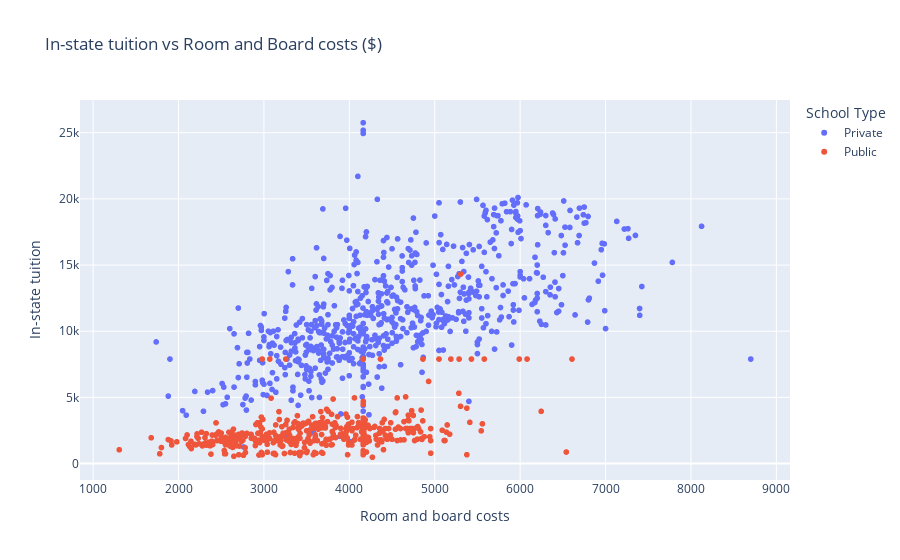

Notebook code for this chart:
### Code cell
a = 'Room and board costs'
b = 'In-state tuition'
c = 'School Type'
d = 'Out-of-state tuition'
e = 'Type  (I, IIA, or IIB)'
f = 'Average Combined SAT score'
g = 'Average ACT score'
h = 'Average salary - all ranks'
i = 'Average compensation - all ranks'

df = us_news__aaup[[a,b,c,d,e,f,g,h,i]]

fig = px.scatter(df, x=a, y=b, color=c, title='In-state tuition vs Room and Board costs ($)')
fig.show()
fig.write_image("figure1.png", width=971, height=525)

### Figure 1 — Plotly figure (JSON) as saved in the notebook; plotly's stock layout.template omitted (floating-point values rounded to 4 significant figures; data arrays with more than 128 entries replaced by an {"elided": "..."} marker saying what was removed)
{"data": [{"hovertemplate": "School Type=Private<br>Room and board costs=%{x}<br>In-state tuition=%{y}<extra></extra>", "legendgroup": "Private", "marker": {"color": "#636efa", "symbol": "circle"}, "mode": "markers", "name": "Private", "showlegend": true, "type": "scattergl", "x": {"elided": "694 float values"}, "xaxis": "x", "y": {"elided": "694 float values"}, "yaxis": "y"}, {"hovertemplate": "School Type=Public<br>Room and board costs=%{x}<br>In-state tuition=%{y}<extra></extra>", "legendgroup": "Public", "marker": {"color": "#EF553B", "symbol": "circle"}, "mode": "markers", "name": "Public", "showlegend": true, "type": "scattergl", "x": {"elided": "440 float values"}, "xaxis": "x", "y": {"elided": "440 float values"}, "yaxis": "y"}], "layout": {"legend": {"title": {"text": "School Type"}, "tracegroupgap": 0}, "title": {"text": "In-state tuition vs Room and Board costs ($)"}, "xaxis": {"anchor": "y", "domain": [0, 1], "title": {"text": "Room and board costs"}}, "yaxis": {"anchor": "x", "domain": [0, 1], "title": {"text": "In-state tuition"}}}}
